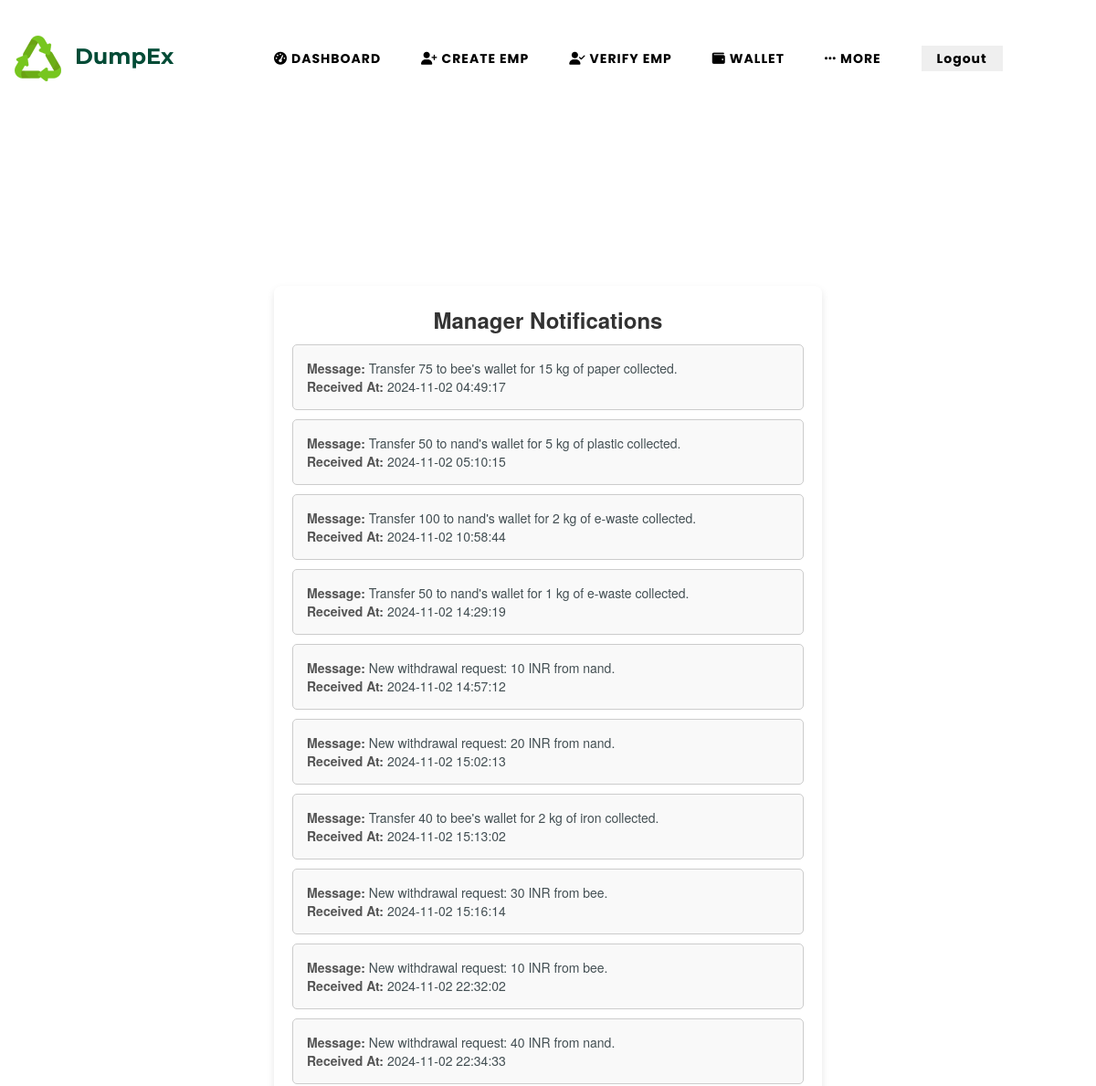
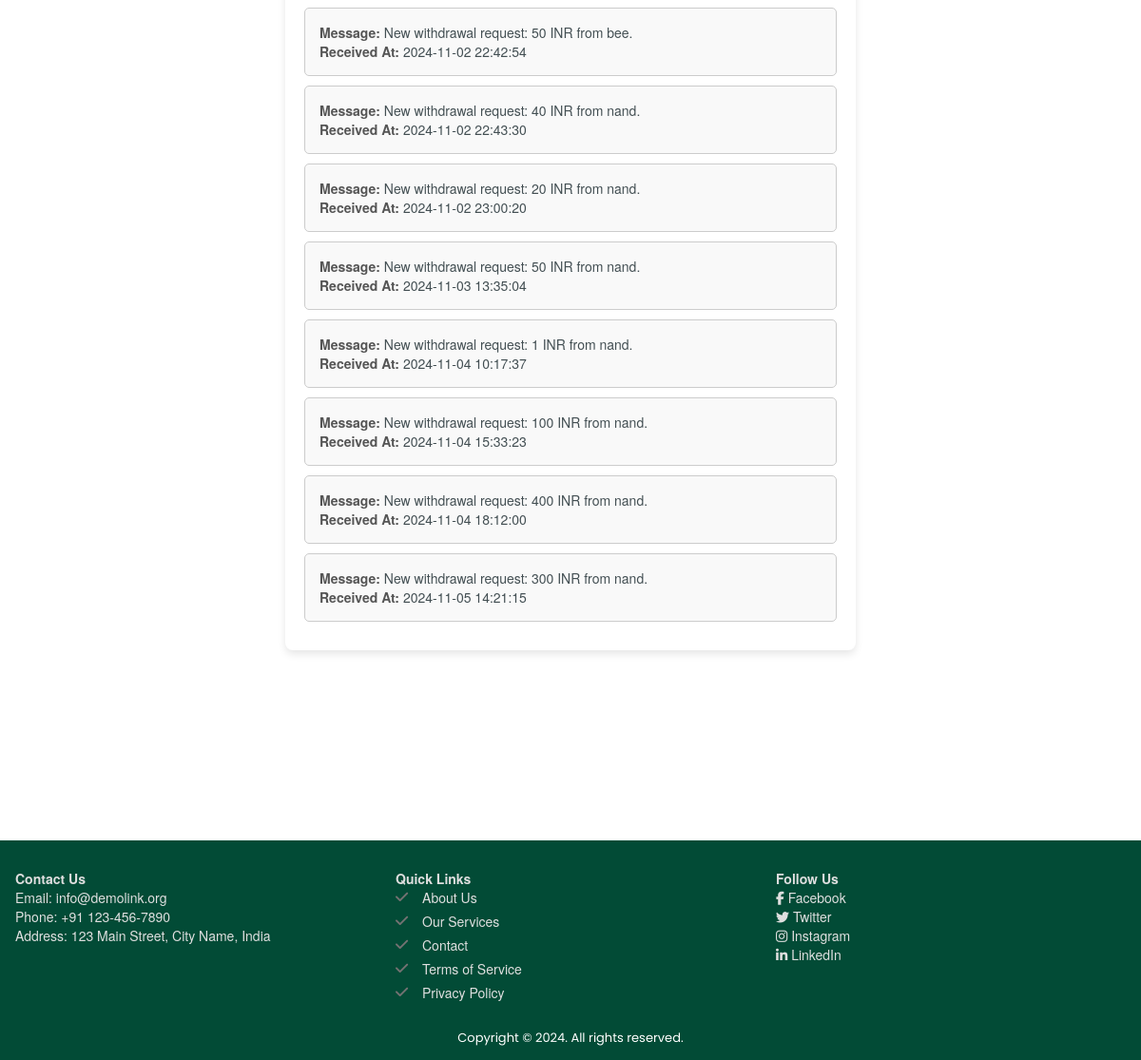
/employee/view-manager-notifications/ (signed in), run on the app's committed database (2 pictures, top to bottom).
### core/models.py (models this page shows, shortened)
class Notification(models.Model):
    user = models.ForeignKey(CustomUser, on_delete=models.CASCADE)
    message = models.TextField()
    date = models.DateField(null=True)
    created_at = models.DateTimeField(auto_now_add=True)
    is_fund_transfer = models.BooleanField(default=False)
    amount=models.FloatField(default=0.00,null=True)
    rvid=models.TextField(null=True)

### employee/views.py (the view)
# urls.py: path('view-manager-notifications/', views.view_manager_notifications, name='view_manager_notifications'),
def view_manager_notifications(request):
    notifications = Notification.objects.filter(user=request.user,rvid__isnull=True)  # Adjust the filter as needed
    return render(request, 'employee/view_manager_notifications.html', {'notifications': notifications})

### employee/templates/employee/view_manager_notifications.html (shortened to what this page needs)
{% extends "layout.html" %}
{% load static %}
{% block css %}
<link rel="stylesheet" href="{% static 'css/employee.css' %}">
{% endblock %}
{% block content %}
<div class="dashboard-container">
    <h2>Manager Notifications</h2>
    <div>
        {% for notification in notifications %}
            <div class="notification">
                <strong>Message:</strong> {{ notification.message }}<br>
                <strong>Received At:</strong> {{ notification.created_at|date:"Y-m-d H:i:s" }}<br>
            </div>
        {% empty %}
            <p>No notifications from the manager.</p>
        {% endfor %}
    </div>
</div>
{% endblock %}

### static/css/employee.css (style rules this page uses)
h2 { text-align: center; color: #333; font-size: 24px; }
.dashboard-container { max-width: 600px; margin: 200px auto; padding: 20px; background-color: #ffffff; border-radius: 8px; box-shadow: 0 4px 8px rgba(0, 0, 0, 0.1); }
strong { color: #555; }
h2 { text-align: center; color: #333; }
.notification { border: 1px solid #ccc; padding: 15px; margin: 10px 0; border-radius: 5px; background-color: #f9f9f9; transition: box-shadow 0.3s; }

### data on the page
Notification: message "Transfer 75 to bee's wallet for 15 kg of paper collected.", created_at "2024-11-02 04:49:17"
Notification: message "Transfer 50 to nand's wallet for 5 kg of plastic collected.", created_at "2024-11-02 05:10:15"
Notification: message "Transfer 100 to nand's wallet for 2 kg of e-waste collected.", created_at "2024-11-02 10:58:44"
Notification: message "Transfer 50 to nand's wallet for 1 kg of e-waste collected.", created_at "2024-11-02 14:29:19"
Notification: message "New withdrawal request: 10 INR from nand.", created_at "2024-11-02 14:57:12"
Notification: message "New withdrawal request: 20 INR from nand.", created_at "2024-11-02 15:02:13"
Notification: message "Transfer 40 to bee's wallet for 2 kg of iron collected.", created_at "2024-11-02 15:13:02"
Notification: message "New withdrawal request: 30 INR from bee.", created_at "2024-11-02 15:16:14"
Notification: message "New withdrawal request: 10 INR from bee.", created_at "2024-11-02 22:32:02"
Notification: message "New withdrawal request: 40 INR from nand.", created_at "2024-11-02 22:34:33"
Notification: message "New withdrawal request: 50 INR from bee.", created_at "2024-11-02 22:42:54"
Notification: message "New withdrawal request: 40 INR from nand.", created_at "2024-11-02 22:43:30"
Notification: message "New withdrawal request: 20 INR from nand.", created_at "2024-11-02 23:00:20"
Notification: message "New withdrawal request: 50 INR from nand.", created_at "2024-11-03 13:35:04"
Notification: message "New withdrawal request: 1 INR from nand.", created_at "2024-11-04 10:17:37"
Notification: message "New withdrawal request: 100 INR from nand.", created_at "2024-11-04 15:33:23"
Notification: message "New withdrawal request: 400 INR from nand.", created_at "2024-11-04 18:12:00"
Notification: message "New withdrawal request: 300 INR from nand.", created_at "2024-11-05 14:21:15"

### other printed values
{{ item.name }} "DASHBOARD" "CREATE EMP" "VERIFY EMP"
{{ item.name }} "WALLET"
{{ item.name }} "MORE"
